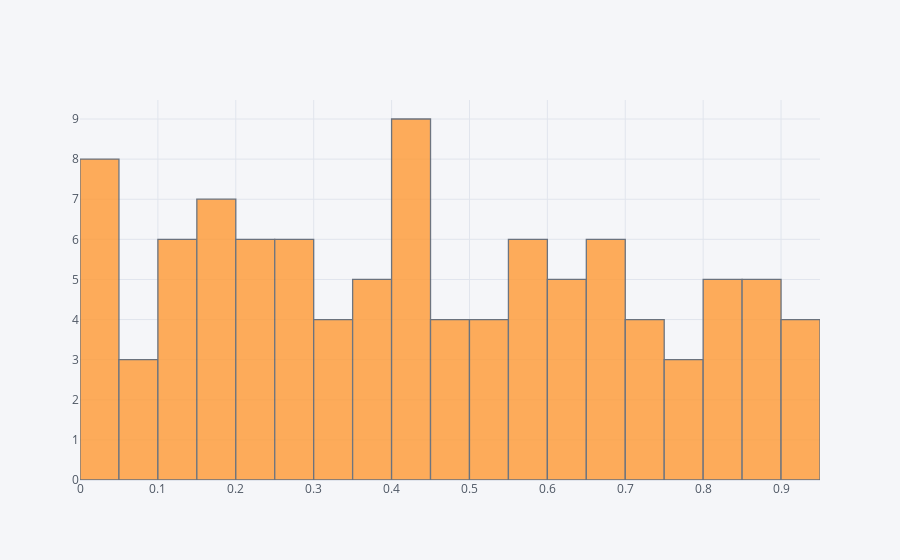

Notebook source saved alongside this figure:
### Code cell
df['A'].iplot(kind='hist',bins=30)

### Figure 1 — Plotly figure (JSON) as saved in the notebook; plotly's stock layout.template omitted (floating-point values rounded to 4 significant figures)
{"data": [{"histfunc": "count", "histnorm": "", "marker": {"color": "rgba(255, 153, 51, 1.0)", "line": {"color": "#4D5663", "width": 1.3}}, "name": "A", "nbinsx": 30, "opacity": 0.8, "orientation": "v", "type": "histogram", "x": [0.5768, 0.1971, 0.04483, 0.4982, 0.7825, 0.6362, 0.4223, 0.5257, 0.8332, 0.3925, 0.04853, 0.3988, 0.6255, 0.457, 0.2148, 0.4321, 0.1071, 0.02991, 0.5526, 0.5694, 0.02891, 0.8445, 0.2458, 0.8615, 0.247, 0.4149, 0.5713, 0.2532, 0.6552, 0.2866, 0.1554, 0.4338, 0.03746, 0.739, 0.1989, 0.1215, 0.8871, 0.4511, 0.00857, 0.2241, 0.1432, 0.7236, 0.1739, 0.07773, 0.5728, 0.5496, 0.2625, 0.8609, 0.2495, 0.7249, 0.6854, 0.924, 0.7988, 0.5906, 0.9263, 0.4941, 0.4208, 0.1137, 0.3913, 0.5279, 0.6098, 0.8727, 0.2653, 0.9157, 0.6439, 0.9138, 0.831, 0.6759, 0.4479, 0.3482, 0.6077, 0.1732, 0.7379, 0.1941, 0.2695, 0.7857, 0.4475, 0.3126, 0.6561, 0.8104, 0.4333, 0.5157, 0.191, 0.2437, 0.8854, 0.3029, 0.6816, 0.1089, 0.09511, 0.2515, 0.009154, 0.1203, 0.4063, 0.39, 0.832, 0.01257, 0.6767, 0.3747, 0.3067, 0.06456]}], "layout": {"barmode": "overlay", "legend": {"bgcolor": "#F5F6F9", "font": {"color": "#4D5663"}}, "paper_bgcolor": "#F5F6F9", "plot_bgcolor": "#F5F6F9", "title": {"font": {"color": "#4D5663"}}, "xaxis": {"gridcolor": "#E1E5ED", "showgrid": true, "tickfont": {"color": "#4D5663"}, "title": {"font": {"color": "#4D5663"}, "text": ""}, "zerolinecolor": "#E1E5ED"}, "yaxis": {"gridcolor": "#E1E5ED", "showgrid": true, "tickfont": {"color": "#4D5663"}, "title": {"font": {"color": "#4D5663"}, "text": ""}, "zerolinecolor": "#E1E5ED"}}}
